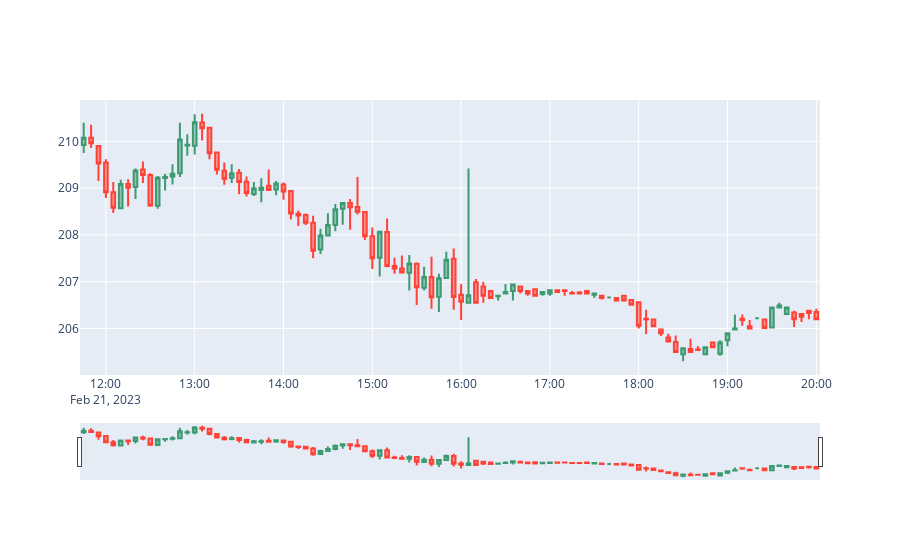

The cell this chart's notebook holds for it:
### Code cell
strategy.plot_candlestick()
